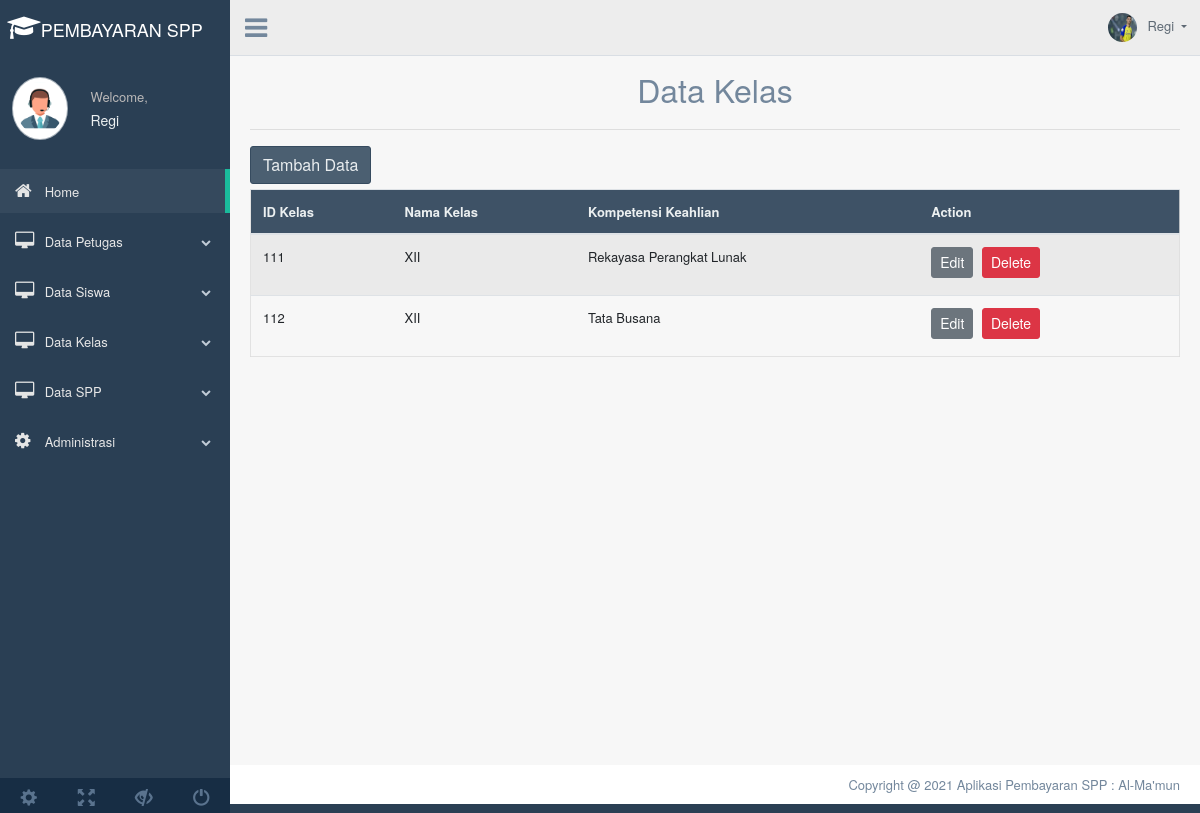
The page /beranda.php?page=tampil_kelas (signed in) on the database its author committed.
### tables this page shows
CREATE TABLE `kelas` (
  `id_kelas` int(11) NOT NULL,
  `nama_kelas` varchar(10) DEFAULT NULL,
  `kompetensi_keahlian` varchar(50) DEFAULT NULL
);

### tampilkelas.php (the view, shortened to what this page needs)
<?php
include('config.php');
?>
	<div class="container" style="margin-top:20px">
		<center><font size="6">Data Kelas</font></center>
		<hr>
		<a href="beranda.php?page=tambah_kelas"><button class="btn btn-dark right">Tambah Data</button></a>
		<div class="table-responsive">
		<table class="table table-striped jambo_table bulk_action">
			<thead>
				<tr>
					<th>ID Kelas</th>
					<th>Nama Kelas</th>
					<th>Kompetensi Keahlian</th>
					<th>Action</th>
				</tr>
			</thead>
			<tbody>
				<?php
				$sql = mysqli_query($koneksi, "SELECT * FROM kelas ORDER BY id_kelas ASC") or die(mysqli_error($koneksi));
				if(mysqli_num_rows($sql) > 0){
					while($data = mysqli_fetch_assoc($sql)){
						echo '
						<tr>
							<td>'.$data['id_kelas'].'</td>
							<td>'.$data['nama_kelas'].'</td>
							<td>'.$data['kompetensi_keahlian'].'</td>
                            <td>
								<a href="beranda.php?page=edit_kelas&id_kelas='.$data['id_kelas'].'" class="btn btn-secondary btn-sm">Edit</a>
								<a href="deletekelas.php?id_kelas='.$data['id_kelas'].'" class="btn btn-danger btn-sm" onclick="return confirm(\'Yakin ingin menghapus data ini?\')">Delete</a>
							</td>
						</tr>
						';
					}
				}else{
					echo '
					<tr>
						<td colspan="6">Tidak ada data.</td>
					</tr>
					';
				}
				?>
		</table>
	</div>
	</div>

### rows shown on the page
kelas: id_kelas "111", nama_kelas "XII", kompetensi_keahlian "Rekayasa Perangkat Lunak"
kelas: id_kelas "112", nama_kelas "XII", kompetensi_keahlian "Tata Busana"

### other values the page prints
$_SESSION['username'] "Regi"
